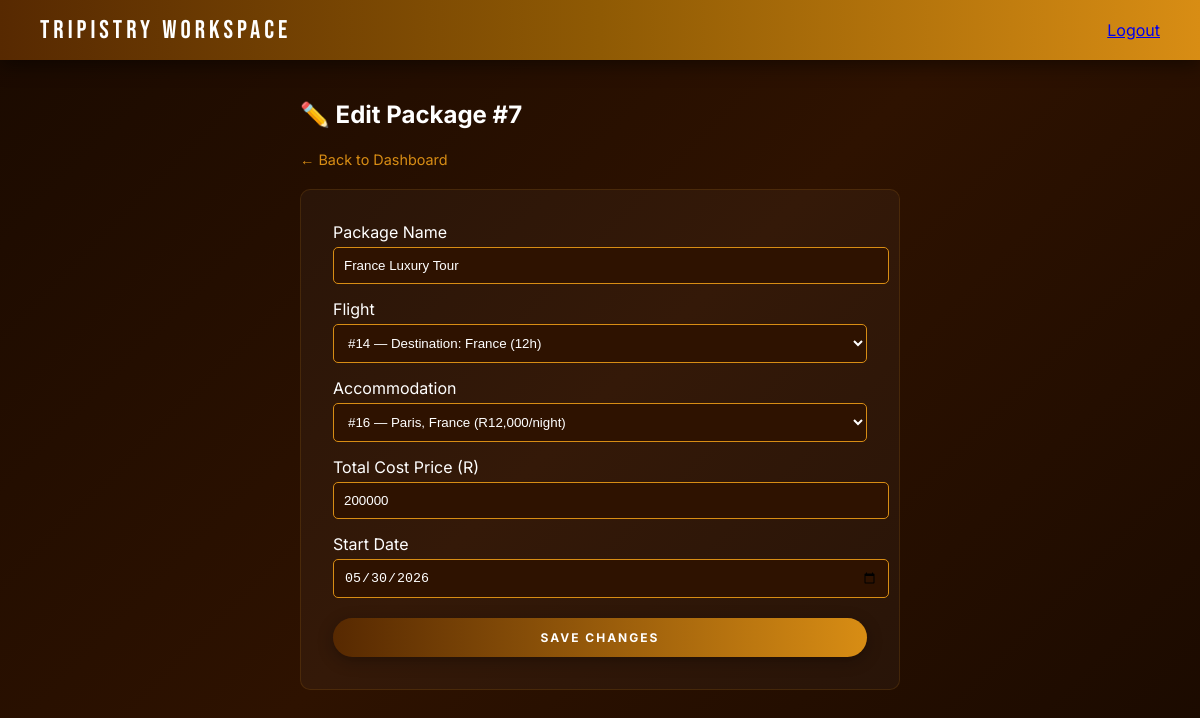
Page /agency/package_form.php?id=7 (signed in) on the committed database.
### tables this page shows
CREATE TABLE `travel_package` (
  `package_ID` int(11) NOT NULL,
  `package_name` varchar(100) DEFAULT NULL,
  `agency_ID` int(11) DEFAULT NULL,
  `flight_ID` int(11) DEFAULT NULL,
  `accomodation_ID` int(11) DEFAULT NULL,
  `total_cost_price` int(11) DEFAULT NULL,
  `duration` date DEFAULT NULL
);

### agency/package_form.php (the view, shortened to what this page needs)
<?php
$pdo       = get_db();
$agency_id = $_SESSION['agency_id'];
$pkg_id    = isset($_GET['id']) ? (int)$_GET['id'] : null;
$is_edit   = $pkg_id !== null;
$pkg       = ['package_name' => '', 'flight_ID' => '', 'accomodation_ID' => '', 'total_cost_price' => '', 'duration' => ''];
if ($is_edit) {
    $stmt = $pdo->prepare('SELECT * FROM travel_package WHERE package_ID = ? AND agency_ID = ?');
    $stmt->execute([$pkg_id, $agency_id]);
    $pkg = $stmt->fetch();
}
$flights = $pdo->query('SELECT flight_ID, country, flight_duration FROM flight ORDER BY country')->fetchAll();
$accoms = $pdo->query('SELECT accomodation_ID, city, country, cost_per_night FROM accomodation ORDER BY country, city')->fetchAll();
?>
<!DOCTYPE html>
<html lang="en">
<head>
    <link rel="stylesheet" href="/tripistry/css/dashboard.css">
</head>
<body>
<nav class="nav">
  <a href="/tripistry/agency/dashboard.php" class="nav-brand">Tripistry Workspace</a>
  <div class="nav-links"><a href="/tripistry/logout.php" class="btn-logout">Logout</a></div>
</nav>
<div class="main-container" style="padding-top: 80px; max-width: 600px; margin: 0 auto;">
  <h2><?= $is_edit ? '✏️ Edit Package #' . htmlspecialchars($pkg_id) : '➕ Create New Travel Package' ?></h2>
  <a href="/tripistry/agency/dashboard.php" style="color:#d88d14; text-decoration:none; font-size:0.9rem;">← Back to Dashboard</a>
  <br><br>
  <form method="POST" class="form-card" style="background:rgba(255,255,255,0.03); padding:2rem; border-radius:10px; border:1px solid rgba(216,141,20,0.15);">
    <div style="margin-bottom:15px;">
      <label style="display:block; margin-bottom:5px;">Package Name</label>
      <input type="text" name="package_name" value="<?= htmlspecialchars($pkg['package_name']) ?>" style="width:100%; padding:10px; background:#2e1200; color:white; border:1px solid #d88d14; border-radius:5px;" required>
    </div>
    <div style="margin-bottom:15px;">
      <label style="display:block; margin-bottom:5px;">Flight</label>
      <select name="flight_ID" style="width:100%; padding:10px; background:#2e1200; color:white; border:1px solid #d88d14; border-radius:5px;">
        <?php foreach ($flights as $f): ?>
          <option value="<?= $f['flight_ID'] ?>" <?= $pkg['flight_ID'] == $f['flight_ID'] ? 'selected' : '' ?>>
            #<?= $f['flight_ID'] ?> — Destination: <?= htmlspecialchars($f['country']) ?> (<?= $f['flight_duration'] ?>h)
          </option>
        <?php endforeach; ?>
      </select>
    </div>
    <div style="margin-bottom:15px;">
      <label style="display:block; margin-bottom:5px;">Accommodation</label>
      <select name="accomodation_ID" style="width:100%; padding:10px; background:#2e1200; color:white; border:1px solid #d88d14; border-radius:5px;">
        <?php foreach ($accoms as $a): ?>
          <option value="<?= $a['accomodation_ID'] ?>" <?= $pkg['accomodation_ID'] == $a['accomodation_ID'] ? 'selected' : '' ?>>
            #<?= $a['accomodation_ID'] ?> — <?= htmlspecialchars($a['city'] . ', ' . $a['country']) ?> (R<?= number_format($a['cost_per_night']) ?>/night)
          </option>
        <?php endforeach; ?>
      </select>
    </div>
    <div style="margin-bottom:15px;">
      <label style="display:block; margin-bottom:5px;">Total Cost Price (R)</label>
      <input type="number" name="total_cost_price" min="0" value="<?= htmlspecialchars($pkg['total_cost_price']) ?>" style="width:100%; padding:10px; background:#2e1200; color:white; border:1px solid #d88d14; border-radius:5px;" required>
    </div>
    <div style="margin-bottom:20px;">
      <label style="display:block; margin-bottom:5px;">Start Date</label>
      <input type="date" name="duration" value="<?= htmlspecialchars($pkg['duration']) ?>" style="width:100%; padding:10px; background:#2e1200; color:white; border:1px solid #d88d14; border-radius:5px;" required>
    </div>
    <button type="submit" class="btn-primary" style="cursor:pointer; width:100%; padding:12px; border:none; border-radius:50px; background:linear-gradient(to right, #572901, #d88d14); color:white; font-weight:bold;">
        <?= $is_edit ? 'Save Changes' : 'Create Package' ?>
    </button>
  </form>
</div>
</body>
</html>

### css/dashboard.css (style rules this page uses)
html, body { margin: 0; padding: 0; min-height: 100vh; }
body { background: linear-gradient(135deg, #1a0a00, #2e1200, #1a0a00); background-attachment: fixed; min-height: 100vh; font-family: 'Inter', sans-serif; color: white; }
.nav { position: fixed; top: 0; left: 0; right: 0; height: 60px; background: linear-gradient(to right, #572901, #8f5a04, #d88d14); display: flex; align-items: center; justify-content: space-between; padding: 0 40px; z-index: 1000; box-shadow: 0 4px 20px rgba(0,0,0,0.5); }
.nav-brand { font-family: 'Bebas Neue', sans-serif; font-size: 1.6rem; letter-spacing: 4px; color: white; text-decoration: none; }
.btn-primary { display: inline-block; padding: .65rem 1.5rem; background: linear-gradient(to right, #572901, #d88d14); color: white; border: none; border-radius: 50px; font-family: 'Inter', sans-serif; font-size: .75rem; font-weight: 600; text-transform: uppercase; letter-spacing: 2px; text-decoration: none; cursor: pointer; box-shadow: 0 4px 16px rgba(0,0,0,.3); transition: opacity .2s, transform .1s; }

### rows in the picture
travel_package: package_name "France Luxury Tour", flight_ID "#14 — Destination: France (12h)", accomodation_ID "#16 — Paris, France (R12,000/night)", total_cost_price "200000", duration "05/30/2026"

### other values in the picture
$pkg_id "7"
